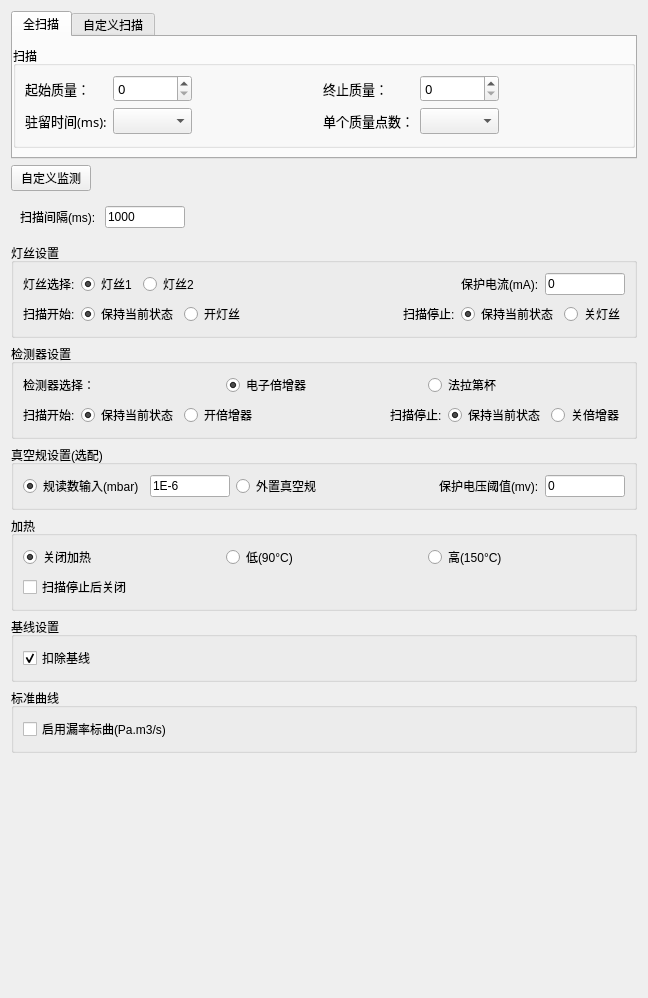
     <widget class="QWidget" name="UI_W_SCAN_CONFIG_CFIG">
      <attribute name="title">
       <string>扫描配置</string>
      </attribute>
      <layout class="QVBoxLayout" name="verticalLayout_3">
       <item>
        <widget class="QTabWidget" name="UI_TB_MODE_CFIG">
         <property name="currentIndex">
          <number>0</number>
         </property>
         <widget class="QWidget" name="tab">
          <attribute name="title">
           <string>全扫描</string>
          </attribute>
          <layout class="QVBoxLayout" name="verticalLayout_4">
           <property name="leftMargin">
            <number>0</number>
           </property>
           <property name="rightMargin">
            <number>0</number>
           </property>
           <item>
            <widget class="QGroupBox" name="groupBox_7">
             <property name="title">
              <string>扫描</string>
             </property>
             <layout class="QGridLayout" name="gridLayout_5">
              <item row="0" column="5">
               <spacer name="horizontalSpacer_6">
                <property name="orientation">
                 <enum>Qt::Horizontal</enum>
                </property>
                <property name="sizeHint" stdset="0">
                 <size>
                  <width>40</width>
                  <height>20</height>
                 </size>
                </property>
               </spacer>
              </item>
              <item row="0" column="4">
               <widget class="QSpinBox" name="UI_LE_ENDMASS_DT">
                <property name="font">
                 <font>
                  <family>微软雅黑</family>
                  <pointsize>10</pointsize>
                 </font>
                </property>
               </widget>
              </item>
              <item row="0" column="3">
               <widget class="QLabel" name="label_13">
                <property name="font">
                 <font>
                  <family>微软雅黑</family>
                  <pointsize>10</pointsize>
                 </font>
                </property>
                <property name="text">
                 <string>终止质量：</string>
                </property>
               </widget>
              </item>
              <item row="0" column="2">
               <spacer name="horizontalSpacer_4">
                <property name="orientation">
                 <enum>Qt::Horizontal</enum>
                </property>
                <property name="sizeHint" stdset="0">
                 <size>
                  <width>40</width>
                  <height>20</height>
                 </size>
                </property>
               </spacer>
              </item>
              <item row="0" column="1">
               <widget class="QSpinBox" name="UI_LE_STARTMASS_DT">
                <property name="font">
                 <font>
                  <family>微软雅黑</family>
                  <pointsize>10</pointsize>
                 </font>
                </property>
               </widget>
              </item>
              <item row="0" column="0">
               <widget class="QLabel" name="label_10">
                <property name="font">
                 <font>
                  <family>微软雅黑</family>
                  <pointsize>10</pointsize>
                 </font>
                </property>
                <property name="text">
                 <string>起始质量：</string>
                </property>
               </widget>
              </item>
              <item row="1" column="0">
               <widget class="QLabel" name="label_9">
                <property name="font">
                 <font>
                  <family>微软雅黑</family>
                  <pointsize>10</pointsize>
                 </font>
                </property>
                <property name="text">
                 <string>驻留时间(ms):</string>
                </property>
               </widget>
              </item>
              <item row="1" column="1">
               <widget class="QComboBox" name="UI_CB_HOLDTIME_DT">
                <property name="font">
                 <font>
                  <family>微软雅黑</family>
                  <pointsize>10</pointsize>
                 </font>
                </property>
               </widget>
              </item>
              <item row="1" column="3">
               <widget class="QLabel" name="label_11">
                <property name="font">
                 <font>
                  <family>微软雅黑</family>
                  <pointsize>10</pointsize>
                 </font>
                </property>
                <property name="text">
                 <string>单个质量点数：</string>
                </property>
               </widget>
              </item>
              <item row="1" column="4">
               <widget class="QComboBox" name="UI_CB_POINTMASS_DT">
                <property name="font">
                 <font>
                  <family>微软雅黑</family>
                  <pointsize>10</pointsize>
                 </font>
                </property>
               </widget>
              </item>
             </layout>
            </widget>
           </item>
          </layout>
         </widget>
         <widget class="QWidget" name="tab_2">
          <attribute name="title">
           <string>自定义扫描</string>
          </attribute>
          <layout class="QHBoxLayout" name="UI_LAYOUT_EDITSIM_CFIG">
           <property name="leftMargin">
            <number>0</number>
           </property>
           <property name="rightMargin">
            <number>0</number>
           </property>
          </layout>
         </widget>
        </widget>
       </item>
       <item>
        <layout class="QHBoxLayout" name="horizontalLayout_19">
         <item>
          <widget class="QPushButton" name="UI_PB_customize_DT">
           <property name="text">
            <string>自定义监测</string>
           </property>
          </widget>
         </item>
         <item>
          <spacer name="horizontalSpacer_23">
           <property name="orientation">
            <enum>Qt::Horizontal</enum>
           </property>
           <property name="sizeHint" stdset="0">
            <size>
             <width>40</width>
             <height>20</height>
            </size>
           </property>
          </spacer>
         </item>
        </layout>
       </item>
       <item>
        <widget class="QWidget" name="widget" native="true">
         <layout class="QGridLayout" name="gridLayout_6">
          <item row="0" column="4">
           <spacer name="horizontalSpacer_12">
            <property name="orientation">
             <enum>Qt::Horizontal</enum>
            </property>
            <property name="sizeHint" stdset="0">
             <size>
              <width>40</width>
              <height>20</height>
             </size>
            </property>
           </spacer>
          </item>
          <item row="0" column="3">
           <widget class="QLineEdit" name="lineEdit_scanDelay">
            <property name="maximumSize">
             <size>
              <width>80</width>
              <height>16777215</height>
             </size>
            </property>
            <property name="text">
             <string>1000</string>
            </property>
           </widget>
          </item>
          <item row="0" column="2">
           <widget class="QLabel" name="label_12">
            <property name="text">
             <string>扫描间隔(ms): </string>
            </property>
           </widget>
          </item>
         </layout>
        </widget>
       </item>
       <item>
        <widget class="QGroupBox" name="groupBox_6">
         <property name="title">
          <string>灯丝设置</string>
         </property>
         <layout class="QGridLayout" name="gridLayout_7">
          <property name="horizontalSpacing">
           <number>6</number>
          </property>
          <item row="2" column="0" colspan="2">
           <widget class="QWidget" name="widget_5" native="true">
            <property name="minimumSize">
             <size>
              <width>0</width>
              <height>0</height>
             </size>
            </property>
            <layout class="QHBoxLayout" name="horizontalLayout_13">
             <property name="leftMargin">
              <number>0</number>
             </property>
             <property name="topMargin">
              <number>0</number>
             </property>
             <property name="rightMargin">
              <number>0</number>
             </property>
             <property name="bottomMargin">
              <number>0</number>
             </property>
             <item>
              <widget class="QLabel" name="label_16">
               <property name="text">
                <string>扫描开始:</string>
               </property>
              </widget>
             </item>
             <item>
              <widget class="QRadioButton" name="radioButton_4">
               <property name="text">
                <string>保持当前状态</string>
               </property>
               <property name="checked">
                <bool>true</bool>
               </property>
              </widget>
             </item>
             <item>
              <widget class="QRadioButton" name="radioButton_5">
               <property name="text">
                <string>开灯丝</string>
               </property>
              </widget>
             </item>
            </layout>
           </widget>
          </item>
          <item row="2" column="2">
           <spacer name="horizontalSpacer_18">
            <property name="orientation">
             <enum>Qt::Horizontal</enum>
            </property>
            <property name="sizeHint" stdset="0">
             <size>
              <width>40</width>
              <height>20</height>
             </size>
            </property>
           </spacer>
          </item>
          <item row="2" column="3">
           <widget class="QWidget" name="widget_4" native="true">
            <property name="minimumSize">
             <size>
              <width>0</width>
              <height>0</height>
             </size>
            </property>
            <layout class="QHBoxLayout" name="horizontalLayout_12">
             <property name="leftMargin">
              <number>0</number>
             </property>
             <property name="topMargin">
              <number>0</number>
             </property>
             <property name="rightMargin">
              <number>0</number>
             </property>
             <property name="bottomMargin">
              <number>0</number>
             </property>
             <item>
              <widget class="QLabel" name="label">
               <property name="text">
                <string>扫描停止:</string>
               </property>
              </widget>
             </item>
             <item>
              <widget class="QRadioButton" name="radioButton">
               <property name="text">
                <string>保持当前状态</string>
               </property>
               <property name="checked">
                <bool>true</bool>
               </property>
              </widget>
             </item>
             <item>
              <widget class="QRadioButton" name="radioButton_2">
               <property name="text">
                <string>关灯丝</string>
               </property>
              </widget>
             </item>
            </layout>
           </widget>
          </item>
          <item row="0" column="0" colspan="4">
           <widget class="QWidget" name="widget_11" native="true">
            <property name="minimumSize">
             <size>
              <width>0</width>
              <height>0</height>
             </size>
            </property>
            <layout class="QHBoxLayout" name="horizontalLayout_16">
             <property name="leftMargin">
              <number>0</number>
             </property>
             <property name="topMargin">
              <number>0</number>
             </property>
             <property name="rightMargin">
              <number>0</number>
             </property>
             <property name="bottomMargin">
              <number>0</number>
             </property>
             <item>
              <widget class="QLabel" name="label_15">
               <property name="text">
                <string>灯丝选择:</string>
               </property>
              </widget>
             </item>
             <item>
              <widget class="QRadioButton" name="UI_RB_Fila1_DT">
               <property name="text">
                <string>灯丝1</string>
               </property>
               <property name="checked">
                <bool>true</bool>
               </property>
              </widget>
             </item>
             <item>
              <widget class="QRadioButton" name="UI_RB_Fila2_DT">
               <property name="text">
                <string>灯丝2</string>
               </property>
              </widget>
             </item>
             <item>
              <spacer name="horizontalSpacer_19">
               <property name="orientation">
                <enum>Qt::Horizontal</enum>
               </property>
               <property name="sizeHint" stdset="0">
                <size>
                 <width>256</width>
                 <height>20</height>
                </size>
               </property>
              </spacer>
             </item>
             <item>
              <widget class="QLabel" name="label_23">
               <property name="text">
                <string>保护电流(mA):</string>
               </property>
              </widget>
             </item>
             <item>
              <widget class="QLineEdit" name="UI_LE_CURR_LIMIT_DT">
               <property name="maximumSize">
                <size>
                 <width>80</width>
                 <height>16777215</height>
                </size>
               </property>
               <property name="text">
                <string>0</string>
               </property>
              </widget>
             </item>
            </layout>
           </widget>
          </item>
         </layout>
        </widget>
       </item>
       <item>
        <widget class="QGroupBox" name="groupBox_8">
         <property name="title">
          <string>检测器设置</string>
         </property>
         <layout class="QGridLayout" name="gridLayout_8">
          <item row="1" column="0" colspan="2">
           <widget class="QWidget" name="UI_W_Multiplier_START_DT" native="true">
            <property name="minimumSize">
             <size>
              <width>0</width>
              <height>0</height>
             </size>
            </property>
            <layout class="QVBoxLayout" name="verticalLayout_5">
             <property name="leftMargin">
              <number>0</number>
             </property>
             <property name="topMargin">
              <number>0</number>
             </property>
             <property name="rightMargin">
              <number>0</number>
             </property>
             <property name="bottomMargin">
              <number>0</number>
             </property>
             <item>
              <widget class="QWidget" name="widget_7" native="true">
               <property name="minimumSize">
                <size>
                 <width>0</width>
                 <height>0</height>
                </size>
               </property>
               <layout class="QHBoxLayout" name="horizontalLayout_10">
                <property name="leftMargin">
                 <number>0</number>
                </property>
                <property name="topMargin">
                 <number>0</number>
                </property>
                <property name="rightMargin">
                 <number>0</number>
                </property>
                <property name="bottomMargin">
                 <number>0</number>
                </property>
                <item>
                 <widget class="QLabel" name="label_18">
                  <property name="text">
                   <string>扫描开始:</string>
                  </property>
                 </widget>
                </item>
                <item>
                 <widget class="QRadioButton" name="radioButton_3">
                  <property name="text">
                   <string>保持当前状态</string>
                  </property>
                  <property name="checked">
                   <bool>true</bool>
                  </property>
                 </widget>
                </item>
                <item>
                 <widget class="QRadioButton" name="radioButton_6">
                  <property name="text">
                   <string>开倍增器</string>
                  </property>
                 </widget>
                </item>
                <item>
                 <spacer name="horizontalSpacer">
                  <property name="orientation">
                   <enum>Qt::Horizontal</enum>
                  </property>
                  <property name="sizeHint" stdset="0">
                   <size>
                    <width>40</width>
                    <height>20</height>
                   </size>
                  </property>
                 </spacer>
                </item>
               </layout>
              </widget>
             </item>
            </layout>
           </widget>
          </item>
          <item row="0" column="0" colspan="4">
           <widget class="QWidget" name="widget_12" native="true">
            <property name="minimumSize">
             <size>
              <width>0</width>
              <height>0</height>
             </size>
            </property>
            <layout class="QHBoxLayout" name="horizontalLayout_17">
             <property name="leftMargin">
              <number>0</number>
             </property>
             <property name="topMargin">
              <number>0</number>
             </property>
             <property name="rightMargin">
              <number>0</number>
             </property>
             <property name="bottomMargin">
              <number>0</number>
             </property>
             <item>
              <widget class="QLabel" name="label_17">
               <property name="text">
                <string>检测器选择：</string>
               </property>
              </widget>
             </item>
             <item>
              <widget class="QRadioButton" name="UI_RB_Multiplier_DT">
               <property name="text">
                <string>电子倍增器</string>
               </property>
               <property name="checked">
                <bool>true</bool>
               </property>
              </widget>
             </item>
             <item>
              <widget class="QRadioButton" name="UI_RB_FARADAY_DT">
               <property name="text">
                <string>法拉第杯</string>
               </property>
              </widget>
             </item>
            </layout>
           </widget>
          </item>
          <item row="1" column="3">
           <widget class="QWidget" name="UI_W_Multiplier_STOP_DT" native="true">
            <property name="minimumSize">
             <size>
              <width>0</width>
              <height>0</height>
             </size>
            </property>
            <layout class="QHBoxLayout" name="horizontalLayout_14">
             <property name="leftMargin">
              <number>0</number>
             </property>
             <property name="topMargin">
              <number>0</number>
             </property>
             <property name="rightMargin">
              <number>0</number>
             </property>
             <property name="bottomMargin">
              <number>0</number>
             </property>
             <item>
              <widget class="QLabel" name="label_19">
               <property name="text">
                <string>扫描停止:</string>
               </property>
              </widget>
             </item>
             <item>
              <widget class="QRadioButton" name="radioButton_7">
               <property name="text">
                <string>保持当前状态</string>
               </property>
               <property name="checked">
                <bool>true</bool>
               </property>
              </widget>
             </item>
             <item>
              <widget class="QRadioButton" name="radioButton_8">
               <property name="text">
                <string>关倍增器</string>
               </property>
              </widget>
             </item>
            </layout>
           </widget>
          </item>
         </layout>
        </widget>
       </item>
       <item>
        <widget class="QGroupBox" name="groupBox_2">
         <property name="title">
          <string>真空规设置(选配)</string>
         </property>
         <layout class="QVBoxLayout" name="verticalLayout_7">
          <item>
           <widget class="QWidget" name="widget_15" native="true">
            <property name="minimumSize">
             <size>
              <width>0</width>
              <height>0</height>
             </size>
            </property>
            <layout class="QHBoxLayout" name="horizontalLayout_18">
             <property name="leftMargin">
              <number>0</number>
             </property>
             <property name="topMargin">
              <number>0</number>
             </property>
             <property name="rightMargin">
              <number>0</number>
             </property>
             <property name="bottomMargin">
              <number>0</number>
             </property>
             <item>
              <widget class="QRadioButton" name="UI_RB_GAUGE_NULL_DT">
               <property name="text">
                <string>规读数输入(mbar)</string>
               </property>
               <property name="checked">
                <bool>true</bool>
               </property>
              </widget>
             </item>
             <item>
              <widget class="QLineEdit" name="UI_LE_GAUGE_NULL_DT">
               <property name="maximumSize">
                <size>
                 <width>80</width>
                 <height>16777215</height>
                </size>
               </property>
               <property name="text">
                <string>1E-6</string>
               </property>
              </widget>
             </item>
             <item>
              <widget class="QRadioButton" name="UI_RB_GAUGE_OUT_DT">
               <property name="text">
                <string>外置真空规</string>
               </property>
              </widget>
             </item>
             <item>
              <spacer name="horizontalSpacer_11">
               <property name="orientation">
                <enum>Qt::Horizontal</enum>
               </property>
               <property name="sizeHint" stdset="0">
                <size>
                 <width>40</width>
                 <height>20</height>
                </size>
               </property>
              </spacer>
             </item>
             <item>
              <widget class="QLabel" name="label_24">
               <property name="text">
                <string>保护电压阈值(mv):</string>
               </property>
              </widget>
             </item>
             <item>
              <widget class="QLineEdit" name="UI_LE_gauge_volt_prot_mv_DT">
               <property name="maximumSize">
                <size>
                 <width>80</width>
                 <height>16777215</height>
                </size>
               </property>
               <property name="text">
                <string>0</string>
               </property>
              </widget>
             </item>
            </layout>
           </widget>
          </item>
         </layout>
        </widget>
       </item>
       <item>
        <widget class="QGroupBox" name="groupBox_9">
         <property name="title">
          <string>加热</string>
         </property>
         <layout class="QGridLayout" name="gridLayout_9">
          <item row="1" column="0">
           <widget class="QCheckBox" name="UI_CHECK_HEATER_DT">
            <property name="text">
             <string>扫描停止后关闭</string>
            </property>
           </widget>
          </item>
          <item row="0" column="0" colspan="2">
           <widget class="QWidget" name="widget_9" native="true">
            <property name="minimumSize">
             <size>
              <width>0</width>
              <height>0</height>
             </size>
            </property>
            <layout class="QHBoxLayout" name="horizontalLayout">
             <property name="leftMargin">
              <number>0</number>
             </property>
             <property name="topMargin">
              <number>0</number>
             </property>
             <property name="rightMargin">
              <number>0</number>
             </property>
             <property name="bottomMargin">
              <number>0</number>
             </property>
             <item>
              <widget class="QRadioButton" name="radioButton_9">
               <property name="text">
                <string>关闭加热</string>
               </property>
               <property name="checked">
                <bool>true</bool>
               </property>
              </widget>
             </item>
             <item>
              <widget class="QRadioButton" name="radioButton_10">
               <property name="text">
                <string>低(90°C)</string>
               </property>
              </widget>
             </item>
             <item>
              <widget class="QRadioButton" name="radioButton_11">
               <property name="text">
                <string>高(150°C)</string>
               </property>
              </widget>
             </item>
            </layout>
           </widget>
          </item>
         </layout>
        </widget>
       </item>
       <item>
        <widget class="QGroupBox" name="groupBox_3">
         <property name="title">
          <string>基线设置</string>
         </property>
         <layout class="QHBoxLayout" name="horizontalLayout_3">
          <item>
           <widget class="QCheckBox" name="UI_CB_BASELINE_ENABLE_CFIG">
            <property name="text">
             <string>扣除基线</string>
            </property>
            <property name="checked">
             <bool>true</bool>
            </property>
           </widget>
          </item>
         </layout>
        </widget>
       </item>
       <item>
        <widget class="QGroupBox" name="groupBox_5">
         <property name="title">
          <string>标准曲线</string>
         </property>
         <layout class="QHBoxLayout" name="horizontalLayout_6">
          <item>
           <widget class="QCheckBox" name="UI_RB_PPM_CAL_CFIG">
            <property name="text">
             <string>启用漏率标曲(Pa.m3/s)</string>
            </property>
           </widget>
          </item>
         </layout>
        </widget>
       </item>
       <item>
        <spacer name="verticalSpacer_2">
         <property name="orientation">
          <enum>Qt::Vertical</enum>
         </property>
         <property name="sizeHint" stdset="0">
          <size>
           <width>20</width>
           <height>234</height>
          </size>
         </property>
        </spacer>
       </item>
      </layout>
     </widget>
